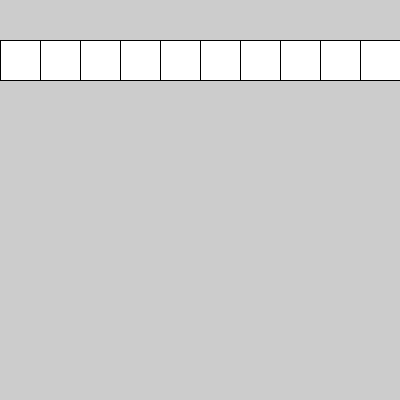
Frame 1 (no input)
Frame 60 (the mouse pressed at the canvas centre just before this capture): identical to frame 1, image omitted
Frame 120 (the mouse held since frame 60 and released just before this capture): identical to frame 1, image omitted

The Processing sketch that drew this single still picture (run headless with seeded random() and noise(); from frame 60 on, the mouse is pressed at the canvas centre):

// Processing sketch: arreglos_base
// ── arreglos_base.pde
int [] cuadrado = new int[10];
//0 va a ser el primero
//9 va a ser el último

void setup() {
  size(400, 400);
}

void draw() {
  for (int i=0; i<10; i++) {
    if (mousePressed) {
      if (mouseX > i*40 && mouseX < i*40 + 40 && mouseY > 40 && mouseY < 40+40) {
        cuadrado[i] = 1;
      }
    }
    if (cuadrado[i] == 1) {
      fill(0);
    } else {
      fill(255);
    }
    rect(i*40, 40, 40, 40);
  }
}

void mouseClicked() {
}
